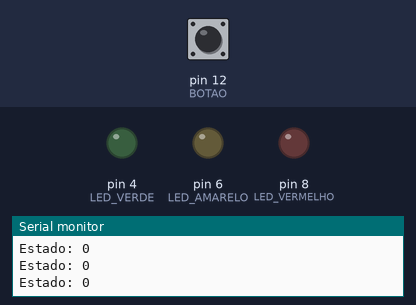
A sketch run on a simulated Arduino Uno, built with avr-gcc and run on an emulated ATmega328P. Shown: output pins drawn as LEDs (lit = HIGH), the last lines printed to the serial monitor. The test bench sets the inputs (shaded band); at power-on: pin 12 (BOTAO) LOW.

Above: at 1.2 s.
1.3 s: pin 12 (BOTAO) pulled HIGH for 0.15 s
At 2.0 s:
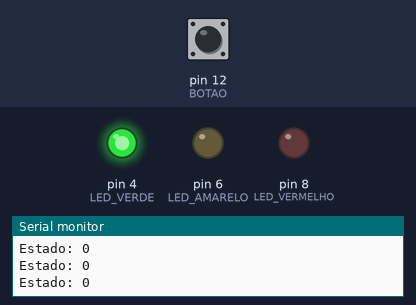
3.0 s: pin 12 (BOTAO) pulled HIGH for 1 s
At 4.2 s:
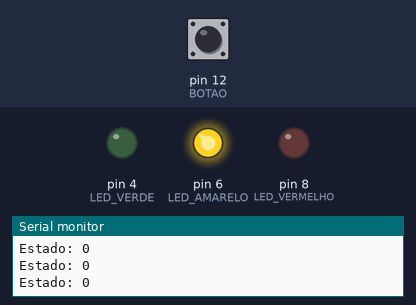
5.5 s: pin 12 (BOTAO) pulled HIGH for 0.15 s
At 6.1 s:
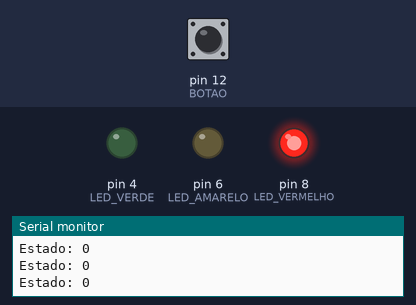
7.2 s: pin 12 (BOTAO) pulsed HIGH 5 times (0.12 s each, 0.3 s apart)
At 9.4 s:
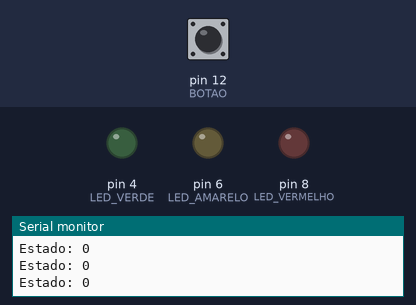
11.7 s: pin 12 (BOTAO) pulsed HIGH 2 times (0.12 s each, 0.3 s apart)
At 13.4 s:
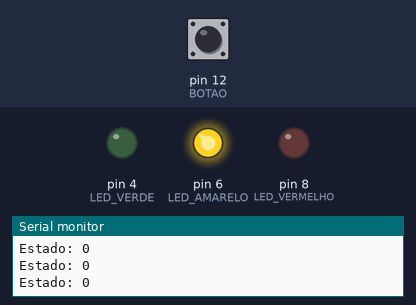
15.3 s: pin 12 (BOTAO) pulled HIGH for 3.2 s
At 16.0 s:
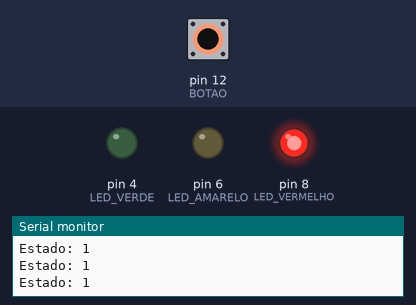
Timing chart, 0 to 18.3 s (numbered marks = the images above; inputs shaded):
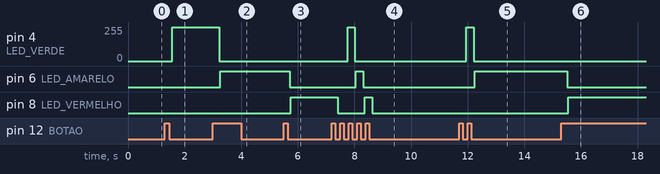

The sketch:

coreografia_led.ino
```cpp
const int LED_VERDE = 4;
const int LED_AMARELO = 6;
const int LED_VERMELHO = 8;
const int BOTAO = 12;

int estadoBotaoAtual    = LOW;
int estadoBotaoAnterior = LOW;
int contador = 0;


void setup() {
  pinMode(LED_VERDE, OUTPUT);
  pinMode(LED_AMARELO, OUTPUT);
  pinMode(LED_VERMELHO, OUTPUT);
  pinMode(BOTAO, INPUT);

  Serial.begin(9600);
}

void loop() {
  estadoBotaoAtual = digitalRead(BOTAO);

  //Imprimir estado do botão
  Serial.print("Estado: ");
  Serial.println(estadoBotaoAtual);

  // Detecta mudança de estado (botão foi pressionado)
  if (estadoBotaoAtual == HIGH && estadoBotaoAnterior == LOW) {
    contador++;
    if (contador > 3) {
      contador = 0;
    }

    delay(200); // debounce simples
  }

  estadoBotaoAnterior = estadoBotaoAtual;

  // Controla os LEDs com base no contador
  digitalWrite(LED_VERDE, LOW);
  digitalWrite(LED_AMARELO, LOW);
  digitalWrite(LED_VERMELHO, LOW);

  if(contador == 1)
    digitalWrite(LED_VERDE, HIGH);
  else if(contador == 2)
    digitalWrite(LED_AMARELO, HIGH);
  else if(contador == 3)
  	digitalWrite(LED_VERMELHO, HIGH);
}
```

Measured:
- after the input at 1.3 s, pin 4 (LED_VERDE): 0/255 → 255/255 after 0.26 s
- after the input at 3.0 s, pin 4 (LED_VERDE): 255/255 → 0/255 after 0.22 s; pin 6 (LED_AMARELO): LOW → HIGH after 0.26 s
- after the input at 5.5 s, pin 6 (LED_AMARELO): HIGH → LOW after 0.22 s; pin 8 (LED_VERMELHO): LOW → HIGH after 0.26 s
- after the input at 7.2 s, pin 4 (LED_VERDE): 0/255 → 255/255 after 0.56 s, → 0/255 0.25 s later; pin 6 (LED_AMARELO): LOW → HIGH after 0.85 s, → LOW 0.26 s later; pin 8 (LED_VERMELHO): HIGH → LOW after 0.22 s, → HIGH 0.94 s later, → LOW 0.26 s later
- after the input at 11.7 s, pin 4 (LED_VERDE): 0/255 → 255/255 after 0.25 s, → 0/255 0.26 s later; pin 6 (LED_AMARELO): LOW → HIGH after 0.56 s
- after the input at 15.3 s, pin 6 (LED_AMARELO): HIGH → LOW after 0.22 s; pin 8 (LED_VERMELHO): LOW → HIGH after 0.26 s
